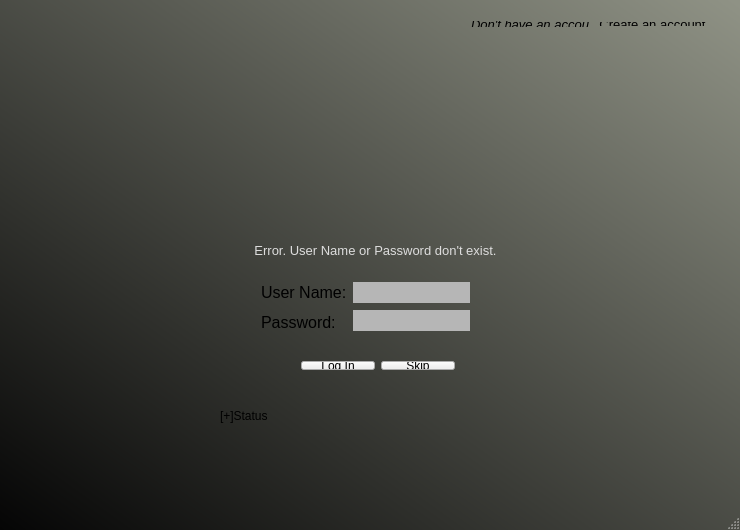
<?xml version="1.0" encoding="UTF-8"?>
<ui version="4.0">
 <class>System</class>
 <widget class="QMainWindow" name="System">
  <property name="geometry">
   <rect>
    <x>0</x>
    <y>0</y>
    <width>740</width>
    <height>530</height>
   </rect>
  </property>
  <property name="minimumSize">
   <size>
    <width>740</width>
    <height>530</height>
   </size>
  </property>
  <property name="maximumSize">
   <size>
    <width>740</width>
    <height>530</height>
   </size>
  </property>
  <property name="focusPolicy">
   <enum>Qt::NoFocus</enum>
  </property>
  <property name="windowTitle">
   <string>Log In</string>
  </property>
  <property name="styleSheet">
   <string notr="true">QMainWindow{
background-color: qlineargradient(spread:pad, x1:0, y1:1, x2:1, y2:0, stop:0 rgba(5, 5, 5, 255), stop:1 rgba(144, 147, 134, 255));
}

QLineEdit{
background-color: rgb(182, 182, 182);
border:none;
color: black;
}
</string>
  </property>
  <widget class="QWidget" name="centralWidget">
   <widget class="QWidget" name="layoutWidget">
    <property name="geometry">
     <rect>
      <x>250</x>
      <y>270</y>
      <width>231</width>
      <height>75</height>
     </rect>
    </property>
    <layout class="QHBoxLayout" name="horizontalLayout_2">
     <item>
      <layout class="QHBoxLayout" name="horizontalLayout">
       <item>
        <layout class="QVBoxLayout" name="verticalLayout">
         <item>
          <widget class="QLabel" name="label">
           <property name="text">
            <string>&lt;html&gt;&lt;head/&gt;&lt;body&gt;&lt;p&gt;&lt;span style=&quot; font-size:12pt;&quot;&gt;User Name:&lt;/span&gt;&lt;/p&gt;&lt;/body&gt;&lt;/html&gt;</string>
           </property>
          </widget>
         </item>
         <item>
          <widget class="QLabel" name="label_2">
           <property name="text">
            <string>&lt;html&gt;&lt;head/&gt;&lt;body&gt;&lt;p&gt;&lt;span style=&quot; font-size:12pt;&quot;&gt;Password:&lt;/span&gt;&lt;/p&gt;&lt;/body&gt;&lt;/html&gt;</string>
           </property>
          </widget>
         </item>
        </layout>
       </item>
      </layout>
     </item>
     <item>
      <layout class="QVBoxLayout" name="verticalLayout_2">
       <item>
        <widget class="QLineEdit" name="enterUN">
         <property name="font">
          <font>
           <pointsize>12</pointsize>
          </font>
         </property>
         <property name="text">
          <string/>
         </property>
        </widget>
       </item>
       <item>
        <widget class="QLineEdit" name="enterPW">
         <property name="font">
          <font>
           <pointsize>12</pointsize>
          </font>
         </property>
         <property name="inputMethodHints">
          <set>Qt::ImhHiddenText|Qt::ImhNoAutoUppercase|Qt::ImhNoPredictiveText|Qt::ImhSensitiveData</set>
         </property>
         <property name="inputMask">
          <string/>
         </property>
         <property name="echoMode">
          <enum>QLineEdit::Password</enum>
         </property>
         <property name="clearButtonEnabled">
          <bool>false</bool>
         </property>
        </widget>
       </item>
      </layout>
     </item>
    </layout>
   </widget>
   <widget class="QLabel" name="loginError">
    <property name="enabled">
     <bool>true</bool>
    </property>
    <property name="geometry">
     <rect>
      <x>220</x>
      <y>220</y>
      <width>311</width>
      <height>61</height>
     </rect>
    </property>
    <property name="font">
     <font>
      <pointsize>10</pointsize>
     </font>
    </property>
    <property name="text">
     <string>&lt;html&gt;&lt;head/&gt;&lt;body&gt;&lt;p align=&quot;center&quot;&gt;&lt;span style=&quot; color:#dddddd;&quot;&gt;Error. User Name or Password don't exist.&lt;/span&gt;&lt;/p&gt;&lt;/body&gt;&lt;/html&gt;</string>
    </property>
   </widget>
   <widget class="QWidget" name="layoutWidget">
    <property name="geometry">
     <rect>
      <x>290</x>
      <y>350</y>
      <width>176</width>
      <height>31</height>
     </rect>
    </property>
    <layout class="QHBoxLayout" name="horizontalLayout_3">
     <item>
      <widget class="QPushButton" name="buttonLogIn">
       <property name="cursor">
        <cursorShape>ArrowCursor</cursorShape>
       </property>
       <property name="mouseTracking">
        <bool>false</bool>
       </property>
       <property name="contextMenuPolicy">
        <enum>Qt::NoContextMenu</enum>
       </property>
       <property name="text">
        <string>Log In</string>
       </property>
      </widget>
     </item>
     <item>
      <widget class="QPushButton" name="buttonSkip">
       <property name="focusPolicy">
        <enum>Qt::StrongFocus</enum>
       </property>
       <property name="text">
        <string>Skip</string>
       </property>
      </widget>
     </item>
    </layout>
   </widget>
   <widget class="QWidget" name="layoutWidget">
    <property name="geometry">
     <rect>
      <x>460</x>
      <y>10</y>
      <width>261</width>
      <height>28</height>
     </rect>
    </property>
    <layout class="QHBoxLayout" name="horizontalLayout_4">
     <item>
      <widget class="QLabel" name="label_3">
       <property name="font">
        <font>
         <pointsize>10</pointsize>
         <italic>true</italic>
        </font>
       </property>
       <property name="text">
        <string>Don't have an account?</string>
       </property>
      </widget>
     </item>
     <item>
      <widget class="QPushButton" name="buttonCreateAccount">
       <property name="font">
        <font>
         <pointsize>10</pointsize>
         <underline>true</underline>
        </font>
       </property>
       <property name="focusPolicy">
        <enum>Qt::StrongFocus</enum>
       </property>
       <property name="styleSheet">
        <string notr="true">QPushButton:hover{
color:rgb(0, 11, 222);
}

QPushButton:pressed{
border-style:solid;
background-color:rgb(240, 240, 240);
}</string>
       </property>
       <property name="text">
        <string>Create an account</string>
       </property>
       <property name="flat">
        <bool>true</bool>
       </property>
      </widget>
     </item>
    </layout>
   </widget>
   <widget class="QLabel" name="status">
    <property name="geometry">
     <rect>
      <x>220</x>
      <y>390</y>
      <width>301</width>
      <height>51</height>
     </rect>
    </property>
    <property name="text">
     <string>[+]Status</string>
    </property>
   </widget>
  </widget>
  <widget class="QStatusBar" name="statusBar"/>
  <widget class="QMenuBar" name="menuBar">
   <property name="enabled">
    <bool>true</bool>
   </property>
   <property name="geometry">
    <rect>
     <x>0</x>
     <y>0</y>
     <width>740</width>
     <height>21</height>
    </rect>
   </property>
  </widget>
 </widget>
 <layoutdefault spacing="6" margin="11"/>
 <resources/>
 <connections/>
</ui>
